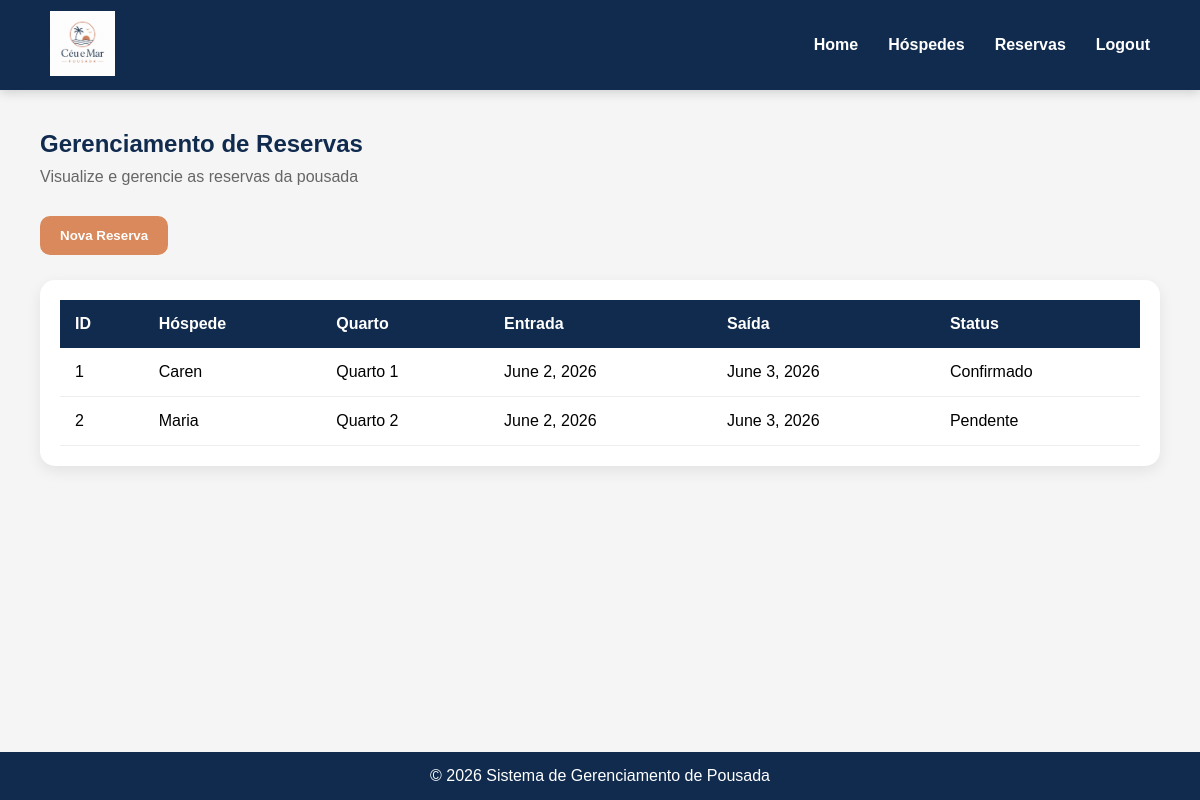
The app's page /reservas/, older data.
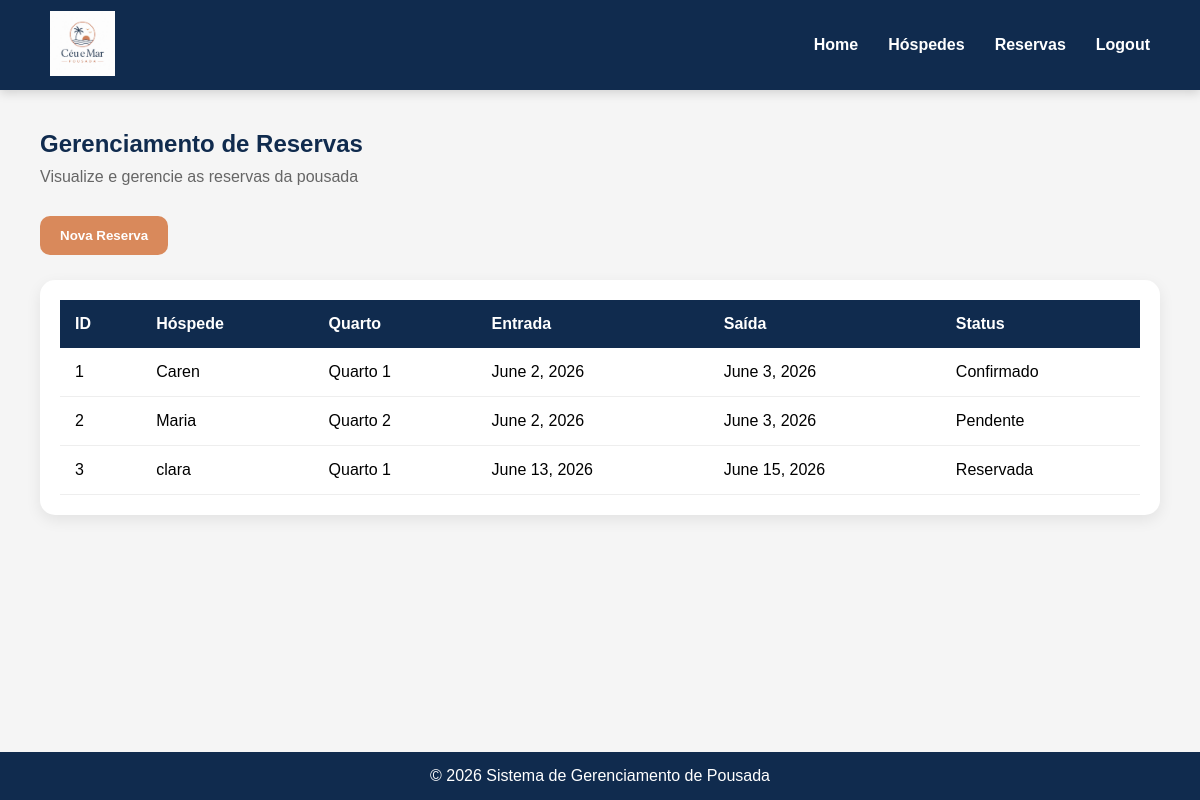
The same page, newer data.
### reservas/models.py (models this page shows, shortened)
class Reserva (models.Model):
    STATUS_CHOICES = [
        ('Reservada', 'Reservada'),
        ('Hospedada', 'Hospedada'),
        ('Finalizada', 'Finalizada'),
        ('Cancelada', 'Cancelada'),
    ]
    id=models.BigAutoField(primary_key=True) #chave primária
    hospede = models.ForeignKey(Hospede,on_delete=models.CASCADE)
    quarto=models.ForeignKey(Quarto,on_delete=models.CASCADE)
    data_entrada=models.DateField()
    data_saida=models.DateField()
    status=models.CharField(max_length=20,choices=STATUS_CHOICES)

### hospedes/models.py (models this page shows, shortened)
class Hospede (models.Model):
    nome = models.CharField(max_length=30)
    cpf = models.CharField(max_length=14)
    telefone = models.CharField(max_length=15)
    email = models.EmailField()

### quartos/models.py (models this page shows, shortened)
class Quarto(models.Model):
    TIPO_CHOICES = [
        ('Solteiro', 'Solteiro'),
        ('Casal', 'Casal'),
        ('Luxo', 'Luxo'),
        ('Família', 'Família'),
    ]
    numero = models.IntegerField()
    tipo = models.CharField(
        max_length=20,
        choices=TIPO_CHOICES
    )
    capacidade = models.IntegerField()
    valor_diaria = models.DecimalField(
        max_digits=8,
        decimal_places=2
    )
    disponivel = models.BooleanField(
        default=True
    )

### reservas/views.py (the view)
# urls.py: path('reservas/', views_reservas.index, name='reservas'),
def index(request):
    reservas = Reserva.objects.all()
    return render(
        request,
        'telareservas.html',
        {'reservas': reservas}
    )

### reservas/templates/telareservas.html (shortened to what this page needs)
{% load static %}
<!DOCTYPE html>
<html lang="pt-br">
<head>
</head>
<body>
  <header>
    <div class="logo">
      <img src="{% static 'LogoCM.jpeg'%}" alt="Logo da pousada">
    </div>
      <nav>
        <a href="/home/">Home</a>
        <a href="/hospedes/">Hóspedes</a>
        <a href="/reservas/">Reservas</a>
        <a href="{% url 'logout' %}">Logout</a>
      </nav>
  </header>
  <main>
    <section class="cabecalho-pagina">
      <h1>Gerenciamento de Reservas</h1>
      <p>Visualize e gerencie as reservas da pousada</p>
    </section>
    <section class="barra-acoes">
      <a href="{% url 'nova_reserva'%}">
        <button class="btn-nova-reserva">Nova Reserva</button>
      </a>
    </section>
    <section class="tabela-container">
      <table>
        <thead>
          <tr>
            <th>ID</th>
            <th>Hóspede</th>
            <th>Quarto</th>
            <th>Entrada</th>
            <th>Saída</th>
            <th>Status</th>
          </tr>
        </thead>
        <tbody>
          {% for reserva in reservas %}
          <tr>
            <td>{{ reserva.id }}</td>
            <td>{{ reserva.hospede.nome }}</td>
            <td>Quarto {{ reserva.quarto.numero }}</td>
            <td>{{ reserva.data_entrada }}</td>
            <td>{{ reserva.data_saida }}</td>
            <td>{{ reserva.status }}</td>
          </tr>
          {% empty %}
          <tr>
            <td colspan="7" style="text-align:center;">
              Nenhuma reserva cadastrada.
            </td>
          </tr>
          {% endfor %}
        </tbody>
      </table>
    </section>
  </main>
  <footer>
    <p>&copy; 2026 Sistema de Gerenciamento de Pousada</p>
  </footer>
</body>
</html>

### reservas/templates/telareservas.html (style rules this page uses)
* { margin:0; padding:0; box-sizing:border-box; }
body { font-family: Arial, Helvetica, sans-serif; background-color:#F5F5F5; min-height:100vh; display:flex; flex-direction:column; }
header { background-color:#102B4E; height:90px; display:flex; justify-content:space-between; align-items:center; padding:0 50px; box-shadow:0 3px 10px rgba(0,0,0,.15); }
.logo img { height:65px; }
nav { display:flex; gap:30px; }
nav a { text-decoration:none; color:white; font-weight:bold; transition:0.3s; }
main { flex:1; padding:40px; }
.cabecalho-pagina { margin-bottom:30px; }
.cabecalho-pagina h1 { color:#102B4E; margin-bottom:10px; }
.cabecalho-pagina p { color:#666; }
.barra-acoes { display:flex; gap:15px; margin-bottom:25px; align-items:center; }
.btn-nova-reserva { background-color:#D9895B; color:white; border:none; padding:12px 20px; border-radius:10px; cursor:pointer; font-weight:bold; }
.tabela-container { background:white; padding:20px; border-radius:15px; box-shadow:0 5px 15px rgba(0,0,0,.08); }
table { width:100%; border-collapse:collapse; }
th { background:#102B4E; color:white; padding:15px; text-align:left; }
td { padding:15px; border-bottom:1px solid #eee; }
footer { background:#102B4E; color:white; text-align:center; padding:15px; }

Row changes from the older to the newer data that the page shows:
added Reserva: id "3", hospede.nome "clara", quarto.numero "1", data_entrada "June 13, 2026", data_saida "June 15, 2026", status "Reservada"
